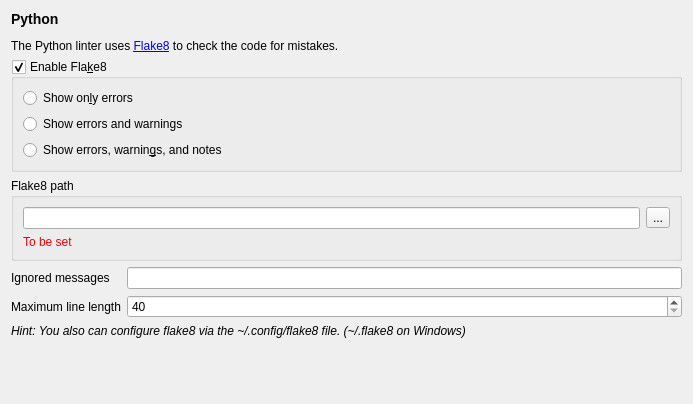
<?xml version="1.0" encoding="UTF-8"?>
<ui version="4.0">
 <class>Form</class>
 <widget class="QWidget" name="Form">
  <property name="geometry">
   <rect>
    <x>0</x>
    <y>0</y>
    <width>693</width>
    <height>404</height>
   </rect>
  </property>
  <property name="windowTitle">
   <string>Form</string>
  </property>
  <layout class="QVBoxLayout" name="verticalLayout_3">
   <item>
    <widget class="QLabel" name="label">
     <property name="text">
      <string>&lt;html&gt;&lt;head/&gt;&lt;body&gt;&lt;h3&gt;Python&lt;/h3&gt;&lt;p&gt;The Python linter uses &lt;a href=&quot;https://pypi.python.org/pypi/flake8&quot;&gt;&lt;span style=&quot; text-decoration: underline; color:#0000ff;&quot;&gt;Flake8&lt;/span&gt;&lt;/a&gt; to check the code for mistakes.&lt;/p&gt;&lt;/body&gt;&lt;/html&gt;</string>
     </property>
     <property name="openExternalLinks">
      <bool>true</bool>
     </property>
    </widget>
   </item>
   <item>
    <widget class="QGroupBox" name="gbEnabled">
     <property name="title">
      <string>Enable Fla&amp;ke8</string>
     </property>
     <property name="checkable">
      <bool>true</bool>
     </property>
     <layout class="QVBoxLayout" name="verticalLayout">
      <item>
       <widget class="QRadioButton" name="rbErrors">
        <property name="text">
         <string>Show on&amp;ly errors</string>
        </property>
       </widget>
      </item>
      <item>
       <widget class="QRadioButton" name="rbErrorsAndWarnings">
        <property name="text">
         <string>Show errors and warnings</string>
        </property>
       </widget>
      </item>
      <item>
       <widget class="QRadioButton" name="rbAll">
        <property name="text">
         <string>Show errors, warnin&amp;gs, and notes</string>
        </property>
       </widget>
      </item>
     </layout>
    </widget>
   </item>
   <item>
    <widget class="QGroupBox" name="gbFlake8Path">
     <property name="title">
      <string>Flake8 path</string>
     </property>
     <layout class="QVBoxLayout" name="verticalLayout_2">
      <item>
       <layout class="QHBoxLayout" name="horizontalLayout">
        <item>
         <widget class="QLineEdit" name="leFlake8Path"/>
        </item>
        <item>
         <widget class="QToolButton" name="pbFlake8Path">
          <property name="text">
           <string>...</string>
          </property>
         </widget>
        </item>
       </layout>
      </item>
      <item>
       <widget class="QLabel" name="lExecuteError">
        <property name="palette">
         <palette>
          <active>
           <colorrole role="WindowText">
            <brush brushstyle="SolidPattern">
             <color alpha="255">
              <red>255</red>
              <green>0</green>
              <blue>0</blue>
             </color>
            </brush>
           </colorrole>
          </active>
          <inactive>
           <colorrole role="WindowText">
            <brush brushstyle="SolidPattern">
             <color alpha="255">
              <red>255</red>
              <green>0</green>
              <blue>0</blue>
             </color>
            </brush>
           </colorrole>
          </inactive>
          <disabled>
           <colorrole role="WindowText">
            <brush brushstyle="SolidPattern">
             <color alpha="255">
              <red>118</red>
              <green>118</green>
              <blue>117</blue>
             </color>
            </brush>
           </colorrole>
          </disabled>
         </palette>
        </property>
        <property name="text">
         <string>To be set</string>
        </property>
       </widget>
      </item>
     </layout>
    </widget>
   </item>
   <item>
    <layout class="QGridLayout" name="gridLayout">
     <item row="0" column="0">
      <widget class="QLabel" name="label_3">
       <property name="text">
        <string>Ignored messages</string>
       </property>
      </widget>
     </item>
     <item row="0" column="1">
      <widget class="QLineEdit" name="leIgnoredMessages">
       <property name="toolTip">
        <string>Space separated list</string>
       </property>
      </widget>
     </item>
     <item row="1" column="0">
      <widget class="QLabel" name="label_4">
       <property name="text">
        <string>Maximum line length</string>
       </property>
      </widget>
     </item>
     <item row="1" column="1">
      <widget class="QSpinBox" name="spMaxLineLength">
       <property name="minimum">
        <number>40</number>
       </property>
       <property name="maximum">
        <number>256</number>
       </property>
      </widget>
     </item>
    </layout>
   </item>
   <item>
    <widget class="QLabel" name="label_2">
     <property name="font">
      <font>
       <italic>true</italic>
      </font>
     </property>
     <property name="text">
      <string>&lt;html&gt;&lt;head/&gt;&lt;body&gt;&lt;p&gt;Hint: You also can configure flake8 via the ~/.config/flake8 file. (~/.flake8 on Windows)&lt;/p&gt;&lt;/body&gt;&lt;/html&gt;</string>
     </property>
    </widget>
   </item>
   <item>
    <spacer name="verticalSpacer">
     <property name="orientation">
      <enum>Qt::Vertical</enum>
     </property>
     <property name="sizeHint" stdset="0">
      <size>
       <width>20</width>
       <height>90</height>
      </size>
     </property>
    </spacer>
   </item>
  </layout>
 </widget>
 <resources/>
 <connections/>
</ui>
